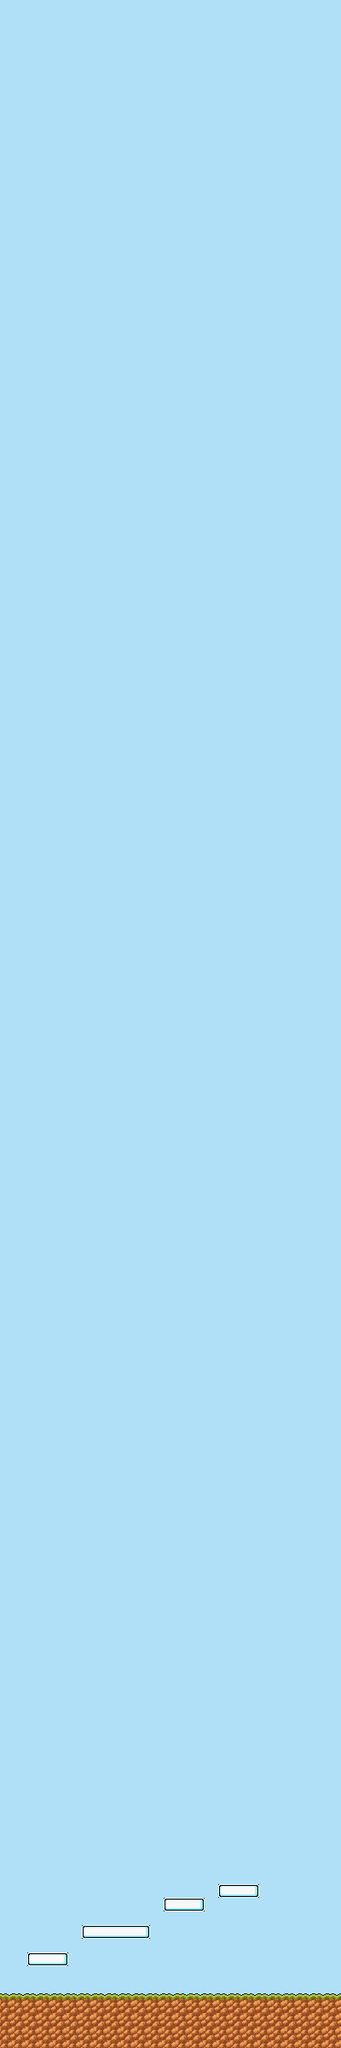

This is a level from a 2D game, rendered from its Tiled map with the project's own tilesets. A one-line summary and the map file follow, with tile-layer data summarised:
An orthogonal 25x150 tile map with 16x16 px tiles, 1 tile layer (World1).

<map version="1.0" orientation="orthogonal" width="25" height="150" tilewidth="16" tileheight="16">
 <tileset firstgid="1" name="super_mario" tilewidth="16" tileheight="16" spacing="2" margin="2">
  <image source="assets/tilemaps/tiles/super_mario.png" width="982" height="452" />
 </tileset>
 <layer name="World1" width="25" height="150">
  <data>[3750 cells, 3750 non-empty, 6 distinct tile ids]</data>
 </layer>
</map>
